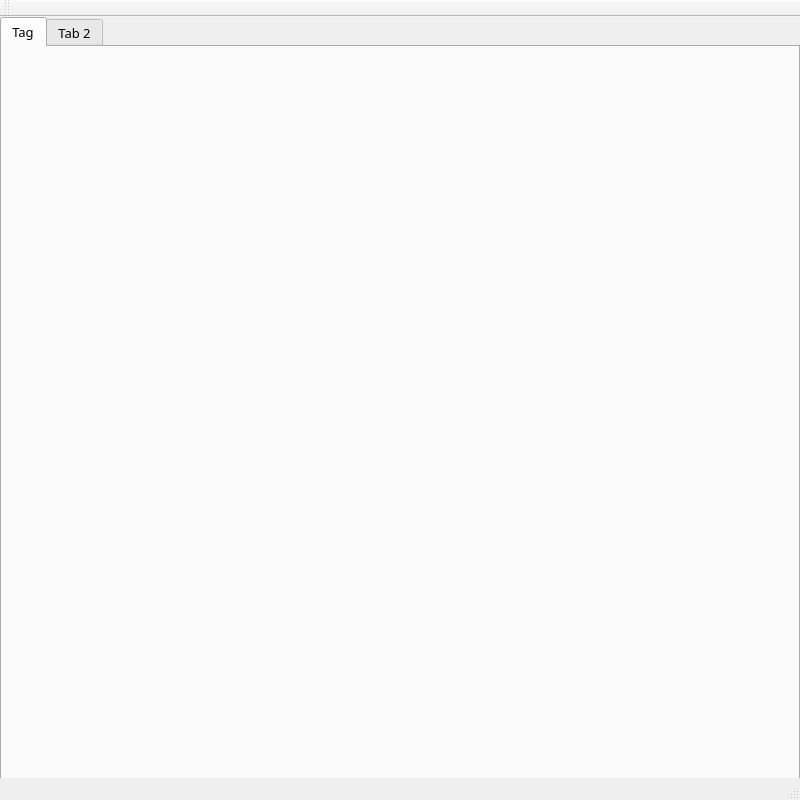
<?xml version="1.0" encoding="UTF-8"?>
<ui version="4.0">
 <class>MainWindow</class>
 <widget class="QMainWindow" name="MainWindow">
  <property name="geometry">
   <rect>
    <x>0</x>
    <y>0</y>
    <width>800</width>
    <height>800</height>
   </rect>
  </property>
  <property name="windowTitle">
   <string>MainWindow</string>
  </property>
  <widget class="QWidget" name="centralWidget">
   <widget class="QTabWidget" name="tabWidget">
    <property name="geometry">
     <rect>
      <x>0</x>
      <y>0</y>
      <width>800</width>
      <height>800</height>
     </rect>
    </property>
    <property name="sizePolicy">
     <sizepolicy hsizetype="Fixed" vsizetype="Fixed">
      <horstretch>0</horstretch>
      <verstretch>0</verstretch>
     </sizepolicy>
    </property>
    <property name="minimumSize">
     <size>
      <width>0</width>
      <height>0</height>
     </size>
    </property>
    <property name="maximumSize">
     <size>
      <width>16777215</width>
      <height>800</height>
     </size>
    </property>
    <property name="font">
     <font>
      <family>a옛날목욕탕B</family>
      <pointsize>10</pointsize>
     </font>
    </property>
    <property name="currentIndex">
     <number>0</number>
    </property>
    <widget class="QWidget" name="TAG">
     <attribute name="title">
      <string>Tag</string>
     </attribute>
    </widget>
    <widget class="QWidget" name="CALENDAR">
     <attribute name="title">
      <string>Tab 2</string>
     </attribute>
    </widget>
   </widget>
  </widget>
  <widget class="QMenuBar" name="menuBar">
   <property name="geometry">
    <rect>
     <x>0</x>
     <y>0</y>
     <width>800</width>
     <height>26</height>
    </rect>
   </property>
  </widget>
  <widget class="QToolBar" name="mainToolBar">
   <attribute name="toolBarArea">
    <enum>TopToolBarArea</enum>
   </attribute>
   <attribute name="toolBarBreak">
    <bool>false</bool>
   </attribute>
  </widget>
  <widget class="QStatusBar" name="statusBar"/>
  <action name="actiontag">
   <property name="text">
    <string>tag</string>
   </property>
  </action>
  <action name="actionsetting">
   <property name="text">
    <string>setting</string>
   </property>
  </action>
 </widget>
 <layoutdefault spacing="6" margin="11"/>
 <resources/>
 <connections/>
</ui>
